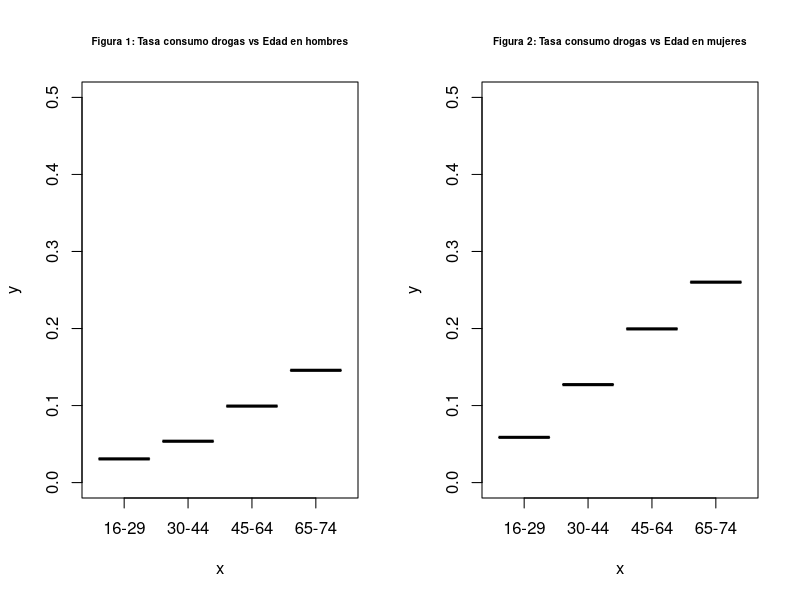

Write the R code that produced this figure.
## ---- chunk 1
data1 <- data.frame(Sexo=as.factor(c(rep("Hombre", 4), rep("Mujer", 4))),
                   Edad = as.factor(c(rep(c("16-29", "30-44", "45-64", "65-74"), 2))),
                   Usa = c(21, 32, 70, 43, 46, 89, 169, 51),
                   No.usa = c(683, 596, 705, 295, 783, 700, 847, 196))
kableExtra::kable_styling(kableExtra::kbl(data1), latex_options = "HOLD_position")
## ---- chunk 2
data1$Total <- data1$No.usa + data1$Usa
aj1 <- glm(cbind(Usa, Total) ~ Sexo + Edad, data=data1, family = binomial(link="logit"))
pchisq(aj1$deviance, df = aj1$df.residual,lower.tail = F)
shapiro.test(residuals(aj1, type = "deviance"))
#summary(aj1)
aj2 <- glm(cbind(Usa, Total) ~ Sexo * Edad, data=data1, family = binomial(link="logit"))
#summary(aj2)
anova(aj1, aj2, test="Chi")
## ---- chunk 3
coefficients(aj1)
## ---- chunk 4
par(mfrow=c(1,2))
plot(data1$Edad[1:4], (data1$Usa/data1$No.usa)[1:4], main="Figura 1: Tasa consumo drogas vs Edad en hombres", cex.main=0.6, ylim=c(0, 0.5))
plot(data1$Edad[5:8], (data1$Usa/data1$No.usa)[5:8], main="Figura 2: Tasa consumo drogas vs Edad en mujeres", cex.main=0.6, ylim=c(0, 0.5))
## ---- chunk 5
predict(aj1, newdata = data.frame(Sexo=c("Hombre", "Hombre", "Mujer", "Mujer"),
                                  Edad = c("16-29", "45-64", "16-29", "45-64")), type="response")
## ---- chunk 6
data2 <- data.frame(Edad=rep(c("25-34", "35-44","45-54","55-64","65-74","75-84"), each=2),
                    Alcohol = rep(c("80+", "80-"), 6),
                    Cancer = c(1,1,4,5,25,21,42,34,19,36,5,8),
                    No.cancer = c(9, 106, 26, 164, 29, 138, 27, 139, 18, 88, 1, 31))
kableExtra::kable_styling(kableExtra::kbl(data2), latex_options = "HOLD_position")
